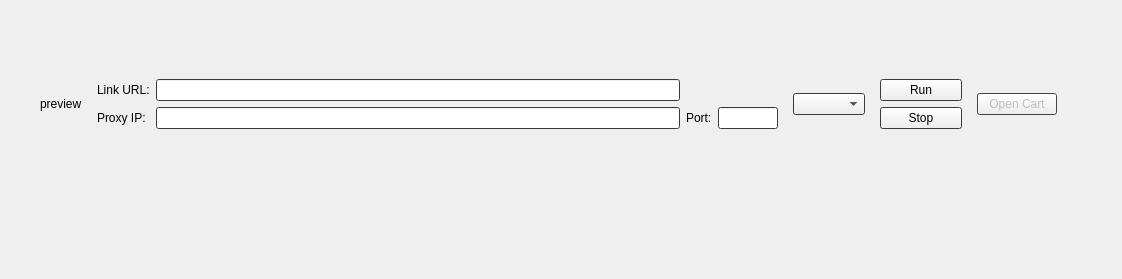
<?xml version="1.0" encoding="UTF-8"?>
<ui version="4.0">
 <class>Form</class>
 <widget class="QWidget" name="Form">
  <property name="geometry">
   <rect>
    <x>0</x>
    <y>0</y>
    <width>1122</width>
    <height>279</height>
   </rect>
  </property>
  <property name="windowTitle">
   <string>Form</string>
  </property>
  <widget class="QWidget" name="widget_2" native="true">
   <property name="geometry">
    <rect>
     <x>40</x>
     <y>70</y>
     <width>1017</width>
     <height>200</height>
    </rect>
   </property>
   <property name="maximumSize">
    <size>
     <width>16777215</width>
     <height>200</height>
    </size>
   </property>
   <property name="palette">
    <palette>
     <active>
      <colorrole role="Base">
       <brush brushstyle="SolidPattern">
        <color alpha="255">
         <red>255</red>
         <green>255</green>
         <blue>255</blue>
        </color>
       </brush>
      </colorrole>
      <colorrole role="Window">
       <brush brushstyle="SolidPattern">
        <color alpha="255">
         <red>81</red>
         <green>81</green>
         <blue>81</blue>
        </color>
       </brush>
      </colorrole>
     </active>
     <inactive>
      <colorrole role="Base">
       <brush brushstyle="SolidPattern">
        <color alpha="255">
         <red>255</red>
         <green>255</green>
         <blue>255</blue>
        </color>
       </brush>
      </colorrole>
      <colorrole role="Window">
       <brush brushstyle="SolidPattern">
        <color alpha="255">
         <red>81</red>
         <green>81</green>
         <blue>81</blue>
        </color>
       </brush>
      </colorrole>
     </inactive>
     <disabled>
      <colorrole role="Base">
       <brush brushstyle="SolidPattern">
        <color alpha="255">
         <red>81</red>
         <green>81</green>
         <blue>81</blue>
        </color>
       </brush>
      </colorrole>
      <colorrole role="Window">
       <brush brushstyle="SolidPattern">
        <color alpha="255">
         <red>81</red>
         <green>81</green>
         <blue>81</blue>
        </color>
       </brush>
      </colorrole>
     </disabled>
    </palette>
   </property>
   <layout class="QGridLayout" name="gridLayout_3">
    <item row="0" column="5">
     <widget class="QPushButton" name="openCart_2">
      <property name="enabled">
       <bool>false</bool>
      </property>
      <property name="text">
       <string>Open Cart</string>
      </property>
     </widget>
    </item>
    <item row="0" column="1">
     <widget class="QWidget" name="inputbox_2" native="true">
      <property name="minimumSize">
       <size>
        <width>500</width>
        <height>0</height>
       </size>
      </property>
      <property name="maximumSize">
       <size>
        <width>16777215</width>
        <height>120</height>
       </size>
      </property>
      <layout class="QGridLayout" name="gridLayout_4">
       <item row="4" column="2">
        <widget class="QLabel" name="portLabel_2">
         <property name="text">
          <string>Port:</string>
         </property>
        </widget>
       </item>
       <item row="2" column="1">
        <widget class="QLineEdit" name="urlInput_2"/>
       </item>
       <item row="2" column="0">
        <widget class="QLabel" name="linkLabel_2">
         <property name="text">
          <string>Link URL:</string>
         </property>
        </widget>
       </item>
       <item row="4" column="1">
        <widget class="QLineEdit" name="proxy_2"/>
       </item>
       <item row="4" column="0">
        <widget class="QLabel" name="proxyLabel_2">
         <property name="text">
          <string>Proxy IP:</string>
         </property>
        </widget>
       </item>
       <item row="4" column="3">
        <widget class="QLineEdit" name="proxyport_2">
         <property name="maximumSize">
          <size>
           <width>60</width>
           <height>40</height>
          </size>
         </property>
        </widget>
       </item>
      </layout>
     </widget>
    </item>
    <item row="0" column="3">
     <widget class="QWidget" name="runstopbox_2" native="true">
      <property name="minimumSize">
       <size>
        <width>100</width>
        <height>50</height>
       </size>
      </property>
      <layout class="QVBoxLayout" name="verticalLayout_4">
       <item>
        <widget class="QPushButton" name="run_2">
         <property name="text">
          <string>Run</string>
         </property>
        </widget>
       </item>
       <item>
        <widget class="QPushButton" name="stop_2">
         <property name="text">
          <string>Stop</string>
         </property>
        </widget>
       </item>
      </layout>
     </widget>
    </item>
    <item row="4" column="5">
     <widget class="QLabel" name="invalidUrl_2">
      <property name="text">
       <string/>
      </property>
     </widget>
    </item>
    <item row="0" column="2">
     <widget class="QComboBox" name="sizeBox_2">
      <property name="currentText">
       <string/>
      </property>
      <property name="maxCount">
       <number>50</number>
      </property>
     </widget>
    </item>
    <item row="0" column="0">
     <widget class="QLabel" name="previewImage_2">
      <property name="maximumSize">
       <size>
        <width>150</width>
        <height>100</height>
       </size>
      </property>
      <property name="text">
       <string>preview</string>
      </property>
     </widget>
    </item>
   </layout>
  </widget>
 </widget>
 <resources/>
 <connections/>
</ui>
